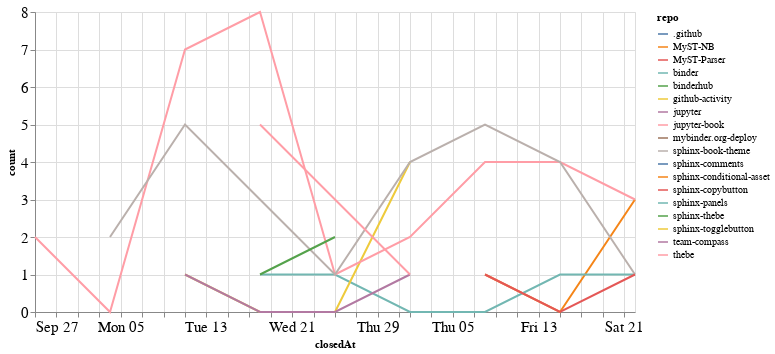

The cell this chart's notebook holds for it:
### Code cell
closed_by_time = closed_by.groupby('repo').resample('W', on='closedAt').count()['author'].reset_index()
closed_by_time = closed_by_time.rename(columns={'author': 'count'})

alt.Chart(closed_by_time, width=600).mark_line().encode(
    x='closedAt',
    y='count',
    color='repo',
    tooltip="repo"
)

### Figure 1 — Vega-Lite specification as saved in the notebook (floating-point values rounded to 4 significant figures)
{"config": {"axisLeft": {"labelFontSize": 15}, "axisBottom": {"labelFontSize": 15}}, "data": {"name": "data-5d4473dc9bcf281a2e4ce5b4d7d4f771"}, "mark": "line", "encoding": {"color": {"type": "nominal", "field": "repo"}, "tooltip": {"type": "nominal", "field": "repo"}, "x": {"type": "temporal", "field": "closedAt"}, "y": {"type": "quantitative", "field": "count"}}, "width": 600, "$schema": "https://vega.github.io/schema/vega-lite/v4.8.1.json", "datasets": {"data-5d4473dc9bcf281a2e4ce5b4d7d4f771": [{"repo": ".github", "closedAt": "2020-11-08T00:00:00", "count": 1}, {"repo": "MyST-NB", "closedAt": "2020-11-08T00:00:00", "count": 1}, {"repo": "MyST-NB", "closedAt": "2020-11-15T00:00:00", "count": 0}, {"repo": "MyST-NB", "closedAt": "2020-11-22T00:00:00", "count": 3}, {"repo": "MyST-Parser", "closedAt": "2020-10-11T00:00:00", "count": 1}, {"repo": "binder", "closedAt": "2020-10-18T00:00:00", "count": 1}, {"repo": "binder", "closedAt": "2020-10-25T00:00:00", "count": 1}, {"repo": "binder", "closedAt": "2020-11-01T00:00:00", "count": 0}, {"repo": "binder", "closedAt": "2020-11-08T00:00:00", "count": 0}, {"repo": "binder", "closedAt": "2020-11-15T00:00:00", "count": 1}, {"repo": "binder", "closedAt": "2020-11-22T00:00:00", "count": 1}, {"repo": "binderhub", "closedAt": "2020-11-01T00:00:00", "count": 1}, {"repo": "github-activity", "closedAt": "2020-10-11T00:00:00", "count": 1}, {"repo": "github-activity", "closedAt": "2020-10-18T00:00:00", "count": 0}, {"repo": "github-activity", "closedAt": "2020-10-25T00:00:00", "count": 0}, {"repo": "github-activity", "closedAt": "2020-11-01T00:00:00", "count": 4}, {"repo": "jupyter", "closedAt": "2020-10-11T00:00:00", "count": 1}, {"repo": "jupyter", "closedAt": "2020-10-18T00:00:00", "count": 0}, {"repo": "jupyter", "closedAt": "2020-10-25T00:00:00", "count": 0}, {"repo": "jupyter", "closedAt": "2020-11-01T00:00:00", "count": 1}, {"repo": "jupyter-book", "closedAt": "2020-09-27T00:00:00", "count": 2}, {"repo": "jupyter-book", "closedAt": "2020-10-04T00:00:00", "count": 0}, {"repo": "jupyter-book", "closedAt": "2020-10-11T00:00:00", "count": 7}, {"repo": "jupyter-book", "closedAt": "2020-10-18T00:00:00", "count": 8}, {"repo": "jupyter-book", "closedAt": "2020-10-25T00:00:00", "count": 1}, {"repo": "jupyter-book", "closedAt": "2020-11-01T00:00:00", "count": 2}, {"repo": "jupyter-book", "closedAt": "2020-11-08T00:00:00", "count": 4}, {"repo": "jupyter-book", "closedAt": "2020-11-15T00:00:00", "count": 4}, {"repo": "jupyter-book", "closedAt": "2020-11-22T00:00:00", "count": 3}, {"repo": "mybinder.org-deploy", "closedAt": "2020-10-18T00:00:00", "count": 1}, {"repo": "sphinx-book-theme", "closedAt": "2020-10-04T00:00:00", "count": 2}, {"repo": "sphinx-book-theme", "closedAt": "2020-10-11T00:00:00", "count": 5}, {"repo": "sphinx-book-theme", "closedAt": "2020-10-18T00:00:00", "count": 3}, {"repo": "sphinx-book-theme", "closedAt": "2020-10-25T00:00:00", "count": 1}, {"repo": "sphinx-book-theme", "closedAt": "2020-11-01T00:00:00", "count": 4}, {"repo": "sphinx-book-theme", "closedAt": "2020-11-08T00:00:00", "count": 5}, {"repo": "sphinx-book-theme", "closedAt": "2020-11-15T00:00:00", "count": 4}, {"repo": "sphinx-book-theme", "closedAt": "2020-11-22T00:00:00", "count": 1}, {"repo": "sphinx-comments", "closedAt": "2020-09-27T00:00:00", "count": 1}, {"repo": "sphinx-conditional-asset", "closedAt": "2020-10-25T00:00:00", "count": 2}, {"repo": "sphinx-copybutton", "closedAt": "2020-11-08T00:00:00", "count": 1}, {"repo": "sphinx-copybutton", "closedAt": "2020-11-15T00:00:00", "count": 0}, {"repo": "sphinx-copybutton", "closedAt": "2020-11-22T00:00:00", "count": 1}, {"repo": "sphinx-panels", "closedAt": "2020-10-18T00:00:00", "count": 1}, {"repo": "sphinx-thebe", "closedAt": "2020-10-18T00:00:00", "count": 1}, {"repo": "sphinx-thebe", "closedAt": "2020-10-25T00:00:00", "count": 2}, {"repo": "sphinx-togglebutton", "closedAt": "2020-10-25T00:00:00", "count": 3}, {"repo": "team-compass", "closedAt": "2020-10-11T00:00:00", "count": 1}, {"repo": "thebe", "closedAt": "2020-10-18T00:00:00", "count": 5}, {"repo": "thebe", "closedAt": "2020-10-25T00:00:00", "count": 3}, {"repo": "thebe", "closedAt": "2020-11-01T00:00:00", "count": 1}]}}
